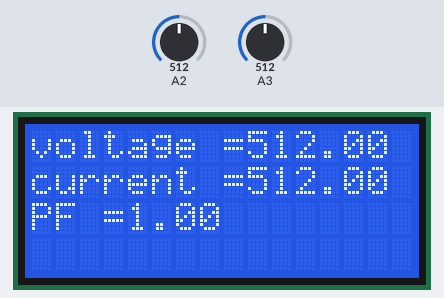
Bench run of a sketch on a simulated Arduino Uno, built with avr-gcc and run on an emulated ATmega328P. Parts: 16×4 character LCD. The test bench sets the inputs (shaded band); at power-on: A2 = 512, A3 = 512.

Above: at 1.2 s.
1.3 s: A2 set to 716
At 1.9 s:
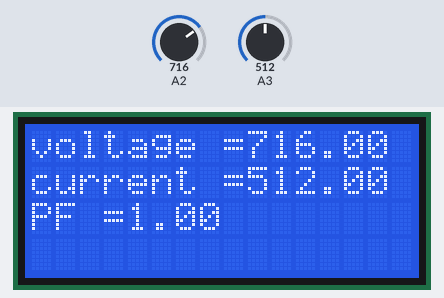
2.8 s: A3 set to 716
At 4.0 s:
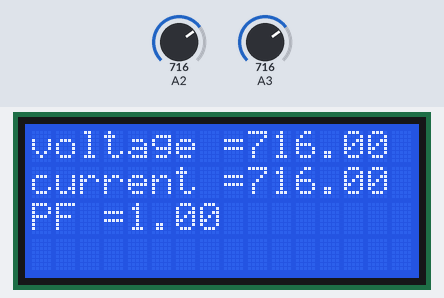
4.3 s: A2 set to 900
At 5.1 s:
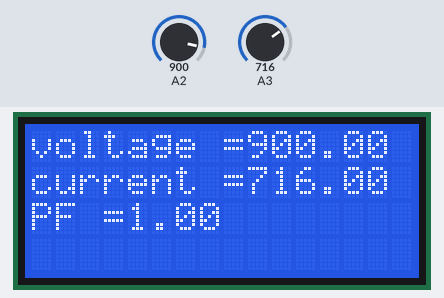
5.8 s: A3 set to 900
At 6.5 s:
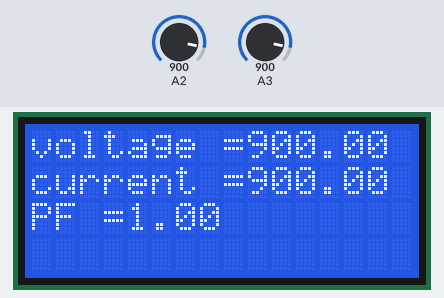
7.3 s: A2 set to 1023
At 8.5 s:
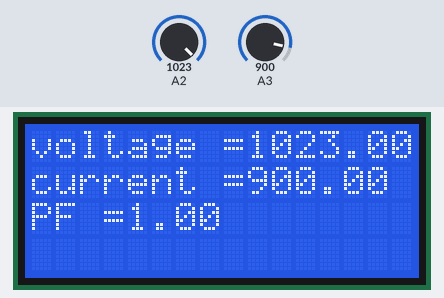
8.8 s: A3 set to 1023
At 9.8 s:
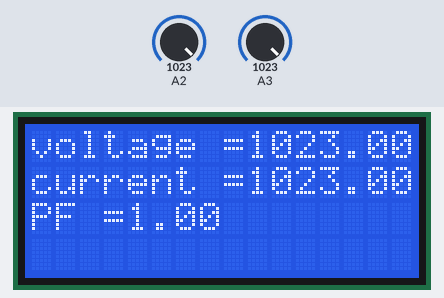
Timing chart, 0 to 11.3 s (numbered marks = the images above; inputs shaded):
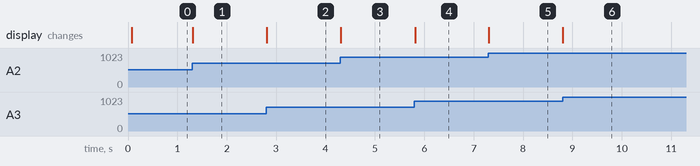

Measured:
- after the input at 1.3 s, the display: changes at once (image 1)
- after the input at 2.8 s, the display: changes at once (image 2)
- after the input at 4.3 s, the display: changes at once (image 3)
- after the input at 5.8 s, the display: changes at once (image 4)
- after the input at 7.3 s, the display: changes at once (image 5)
- after the input at 8.8 s, the display: changes at once (image 6)

The sketch:

cospi.ino
```cpp
#include <LiquidCrystal.h>
// initialize the library with the numbers of the interface pins
LiquidCrystal lcd(13, 12,11,10, 9, 8);
int digVol = 0;    //represent Volt after using comparator
int digAmp = 0;    //represent Ampere after using comparator
int pie    = 0;    //represent deltaPhase after using XOR Gate
const int Hz = 50;
const int T = (1000/Hz);
const float Pi = 3.14159;
float P;
float PF = 0<PF<1;
int PFcas;
float duration ;

// the setup routine runs once when you press reset:
void setup()
{
  // initialize serial communication at 9600 bits per second:
  //Serial.begin(9600);
  lcd.begin(16, 4);
  pinMode(8,OUTPUT);
  // Print a message to the LCD.
  // read the input on analog pin 0:
  int sensorVol = analogRead(A2);

  float voltage = sensorVol;
  if (0<voltage)
  {
    digVol = HIGH;
  }
  else
  {
    digVol = LOW;
  }
  // print out the value you read:
  int sensorAmp = analogRead(A3);

  float current = sensorAmp ;
  if (0<current)
  {
    digAmp = HIGH;
  }
  else
  {
    digAmp = LOW;
  }
  // print out the value you read:
  pie = digVol ^ digAmp;
  if (pie==1)
  {
    digitalWrite(8,HIGH);
    duration = pulseIn(pie,HIGH,10);
    P = (duration*2*Pi)/T;
    PF = cos(P);
  }
  else {
    digitalWrite(8,LOW);
  }
  while (PF<0.8)
  {
    PFcas = (int)PF*10;
    switch (PFcas)
    {
    case 1:
      //do something when var equals 1
      break;
    case 2:
      //do something when var equals 2
      break;
    case 3:
      //do something when var equals 3
      break;
    case 4:
      //do something when var equals 4
      break;
    case 5:
      //do something when var equals 5
      break;
    case 6:
      //do something when var equals 6
      break;
    case 7:
      //do something when var equals 7
      break;
    case 8:
      //do something when var equals 8
      break;
    case 9:
      //do something when var equals 9
      break;
    }
  }
  delay(10);        // delay in between reads for stability
}

// the loop routine runs over and over again forever:
void loop()
{
  int sensorVol = analogRead(A2);

  float voltage = sensorVol ;
  if (0.1<voltage)
  {
    digVol = HIGH;
  }
  else
  {
    digVol = LOW;
  }
  // print out the value you read:
  int sensorAmp = analogRead(A3);

  float current = sensorAmp ;
  if (511.919121991<current)
  {
    digAmp = HIGH;
  }
  else
  {
    digAmp = LOW;
  }
  // print out the value you read:
  pie = digVol ^ digAmp;
  if (pie==1)
  {
    digitalWrite(8,HIGH);
    duration = pulseIn(pie,HIGH);
    P = (duration*2*Pi)/T;
    PF = cos(P);
  }
  else {
    digitalWrite(8,LOW);
  }
  Serial.println("current");
  Serial.println(current);
  Serial.println("voltage");
  Serial.println(voltage);
  lcd.setCursor(0,0);
  lcd.print("voltage =");
  lcd.print(voltage);
  lcd.setCursor(0,1);
  lcd.print("current =");
  lcd.print(current);
  lcd.setCursor(0,2);
  lcd.print("PF =");
  lcd.print(PF);
}
```
